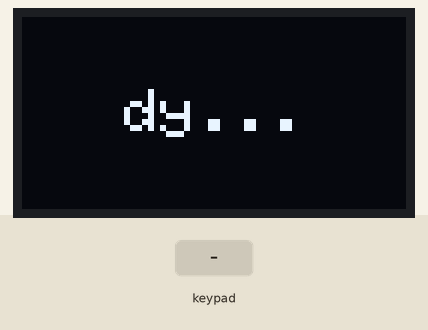
This sketch was run on a simulated Arduino Uno, built with avr-gcc and run on an emulated ATmega328P. Parts: 128×64 one-colour display. The test bench sets the inputs (shaded band). What the sketch prints to the serial monitor is not drawn.

Above: at 3.2 s.
3.3 s: keypad keys 2 3 4 5 # pressed 0.4 s apart
At 5.7 s:
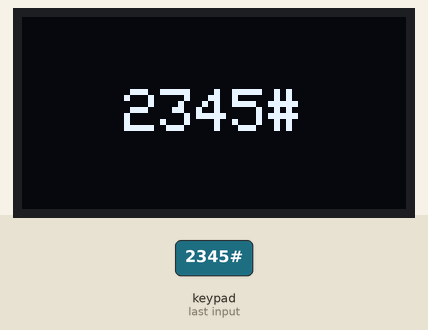
6.8 s: key 'A' pressed
At 8.0 s:
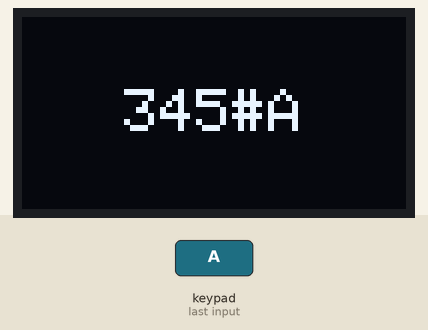
8.3 s: keypad keys 2 3 4 5 * pressed 0.4 s apart
At 11.7 s:
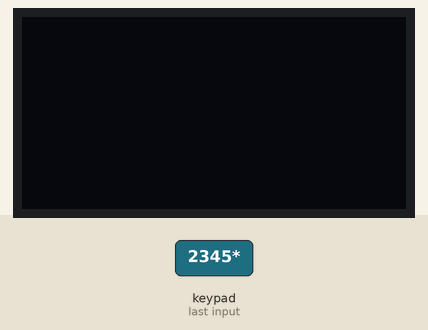
12.0 s: key 'B' pressed
At 13.2 s:
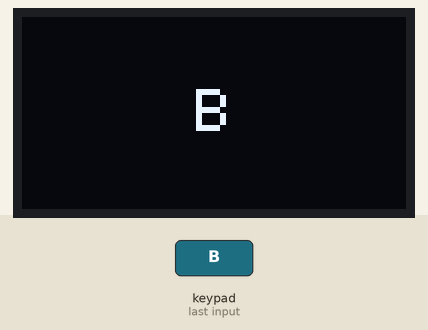
13.5 s: key 'C' pressed
At 14.5 s:
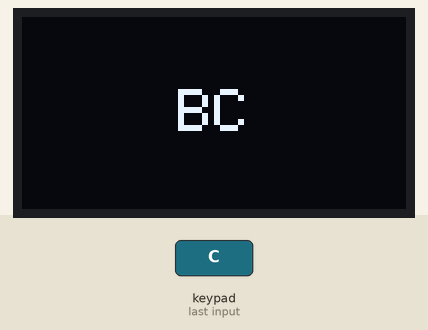
15.0 s: keypad keys 2 3 4 5 D pressed 0.4 s apart
At 17.9 s:
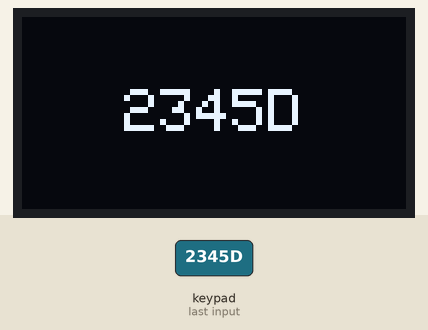
Timing chart, 0 to 19.4 s (numbered marks = the images above; inputs shaded):
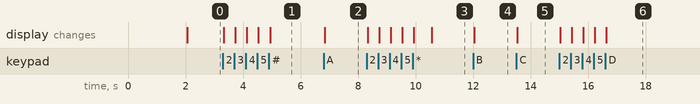

The sketch:

KeypadOLED.ino
```cpp
#include "Adafruit_Keypad.h"
#include <Wire.h>
#include <Adafruit_GFX.h>
#include <Adafruit_SSD1306.h>

#define SCREEN_WIDTH 128
#define SCREEN_HEIGHT 64

const byte ROWS = 4;
const byte COLS = 4;

char keys[ROWS][COLS] = {
  { '1', '2', '3', 'A' },
  { '4', '5', '6', 'B' },
  { '7', '8', '9', 'C' },
  { '*', '0', '#', 'D' }
};

byte rowPins[ROWS] = { 2, 3, 4, 5 };
byte colPins[COLS] = { 8, 9, 10, 11 };

Adafruit_Keypad myKeypad = Adafruit_Keypad(makeKeymap(keys), rowPins, colPins, ROWS, COLS);
Adafruit_SSD1306 oled(SCREEN_WIDTH, SCREEN_HEIGHT, &Wire, -1);

String displayText = "";  // stores what's been typed so far

void setup() {
  Serial.begin(9600);
  myKeypad.begin();

  if (!oled.begin(SSD1306_SWITCHCAPVCC, 0x3C)) {
    Serial.println(F("SSD1306 allocation failed"));
    while (true);
  }

  delay(2000);
  oled.clearDisplay();
  oled.setTextSize(2);
  oled.setTextColor(WHITE);
  oledDisplayCenter("Ready...");
}

void loop() {
  myKeypad.tick();

  while (myKeypad.available()) {
    keypadEvent e = myKeypad.read();
    char key = (char)e.bit.KEY;

    if (e.bit.EVENT == KEY_JUST_PRESSED) {
      Serial.print(key);
      Serial.println(" pressed");

      if (key == '*') {
        // Use * as a clear/backspace key
        displayText = "";
        oledDisplayCenter("Cleared");
        delay(600);
        oledDisplayCenter("");
      } else {
        displayText += key;
        oledDisplayCenter(displayText);
      }
    }
  }

  delay(10);
}

void oledDisplayCenter(String text) {
  oled.clearDisplay();

  if (text.length() == 0) {
    oled.display();
    return;
  }

  // If text is too long to fit on one line, scroll/truncate to last 5 chars
  if (text.length() > 5) {
    text = text.substring(text.length() - 5);
  }

  int16_t x1, y1;
  uint16_t width, height;
  oled.setTextSize(2);
  oled.getTextBounds(text, 0, 0, &x1, &y1, &width, &height);
  oled.setCursor((SCREEN_WIDTH - width) / 2, (SCREEN_HEIGHT - height) / 2);
  oled.println(text);
  oled.display();
}
```

Measured:
- after the input at 3.3 s, the display: first changes at once (image 1 shows a later state)
- after the input at 6.8 s, the display: changes at once (image 2)
- after the input at 8.3 s, the display: first changes at once (image 3 shows a later state)
- after the input at 12.0 s, the display: changes at once (image 4)
- after the input at 13.5 s, the display: changes at once (image 5)
- after the input at 15.0 s, the display: first changes at once (image 6 shows a later state)
